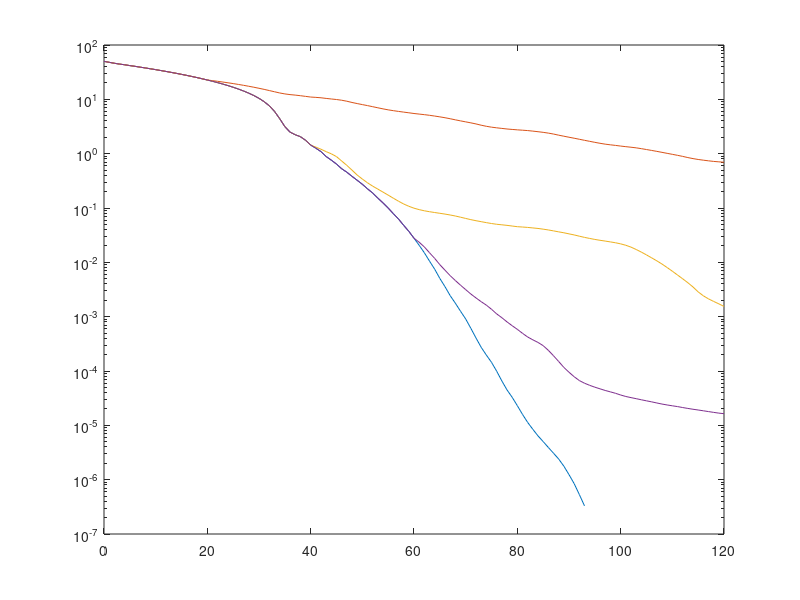

Source code (MATLAB):
clc
clear all
maxit = 120;
rtol = 1e-8;
d = 50;
A = d^2 * gallery('poisson', d);
n = size(A, 1)
b = ones(n, 1);
rest = [maxit 20 40 60];
for j = 1:4
    [~, ~, ~, ~, rv] = gmres(A, b, rest(j), rtol, maxit/rest(j));
    semilogy(0:length(rv)-1, rv, '-'), hold on
end